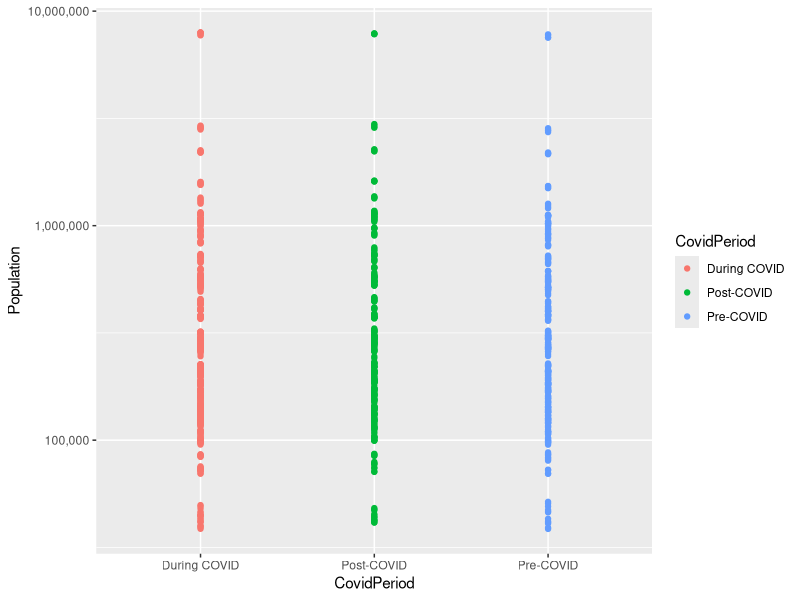
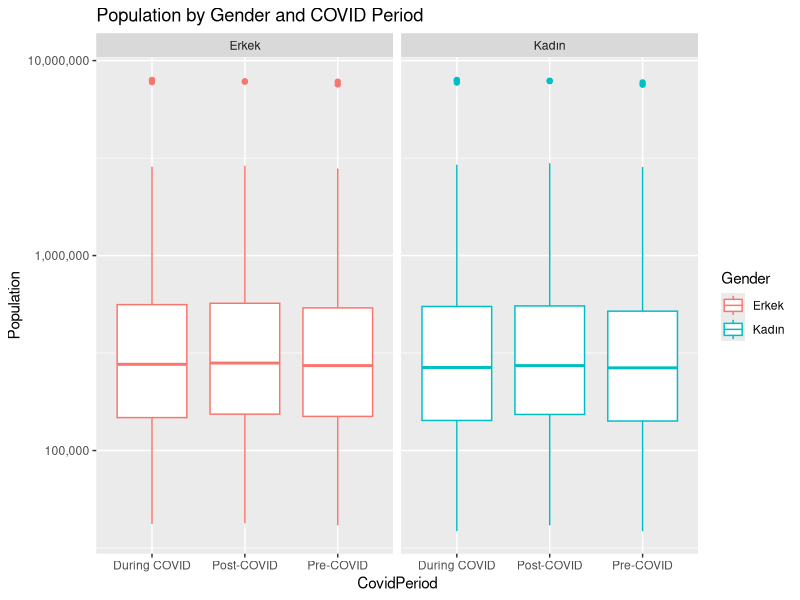
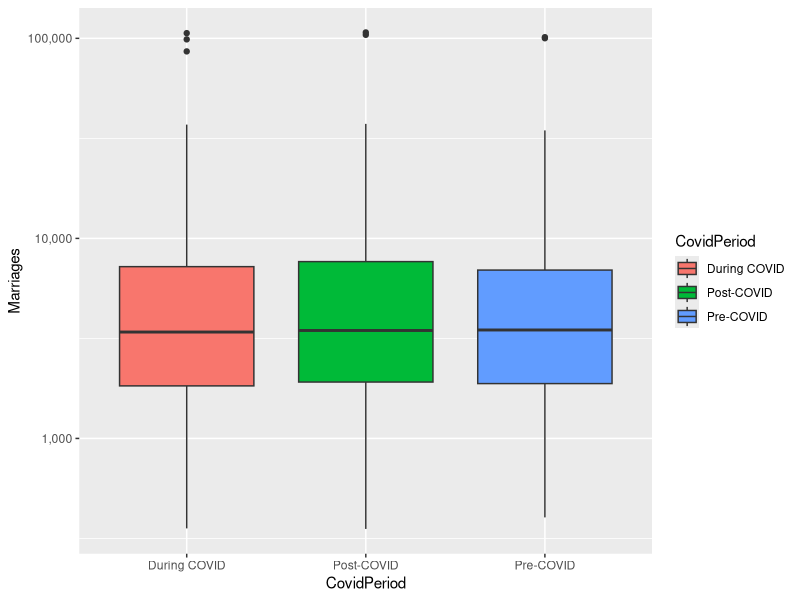

Source code (R) for these figures, in order: (Note: this script raises an error after producing the figures.)
## ---- chunk 1
#| message: false
#| warning: false
#| paged-print: false

#Getting the libraries needed
library(tidyverse)
library(readxl)
library(lubridate)
library(ggplot2)
library(scales)

#structuring the Columns to include the new periods
add_covid_period <- function(df) {
  df %>% mutate(CovidPeriod = case_when(
    Year %in% 2018:2019 ~ "Pre-COVID",
    Year %in% 2020:2022 ~ "During COVID",
    Year %in% 2023:2024 ~ "Post-COVID",
    TRUE ~ NA_character_
  ))
}
## ---- chunk 2
#| echo: true
#| message: false
#| warning: false
#| paged-print: false
population_data <- read_excel("Data/population.xls")
population_data <- add_covid_period(population_data)
head(population_data)

## ---- chunk 3
#| echo: true
#| message: false
#| warning: false
#| paged-print: false
marriages_data <- read_excel("Data/marriages.xlsx")
marriages_data <- add_covid_period(marriages_data)
head(marriages_data)
## ---- chunk 4
#| echo: true
#| message: false
#| warning: false
#| paged-print: false
marriages_age_data <- read_excel("Data/marriages_age.xlsx")
marriages_age_data <- add_covid_period(marriages_age_data)
head(marriages_age_data)
## ---- chunk 5
#| echo: true
#| message: false
#| warning: false
#| paged-print: false
births_data <- read_excel("Data/births.xlsx")
births_data <- add_covid_period(births_data)
head(births_data)
## ---- chunk 6
#| echo: true
#| message: false
#| warning: false
#| paged-print: false
fertility_data <- read_excel("Data/fertility.xlsx")
fertility_data <- add_covid_period(fertility_data)
head(fertility_data)
## ---- chunk 7
#| echo: true
#| message: false
#| warning: false
#| paged-print: false
deaths_data <- read_excel("Data/deaths.xlsx")
deaths_data <- add_covid_period(deaths_data)
head(deaths_data)
## ---- chunk 8
#| echo: true
#| message: false
#| warning: false
#| paged-print: false
employment_data <- read_excel("Data/employment.xlsx")
employment_data <- add_covid_period(employment_data)
head(employment_data)

## ---- chunk 9
#| echo: true
#| message: false
#| warning: false
#| paged-print: false
export_data <- read_excel("Data/export.xlsx")
export_data <- add_covid_period(export_data)
head(export_data)
## ---- chunk 10
#| echo: true
#| message: false
#| warning: false
#| paged-print: false
import_data <- read_excel("Data/import.xlsx")
import_data <- add_covid_period(import_data)
head(import_data)
## ---- chunk 11
#| echo: true
#| message: false
#| warning: false
#| paged-print: false
population_summary <- population_data %>%
  group_by(CovidPeriod) %>% 
  summarise(MeanPopulation = sum(Population, na.rm = TRUE)/(n()/162), Count = n())
print(population_summary)

## ---- chunk 12
#| echo: true
#| message: false
#| warning: false
#| paged-print: false

ggplot(population_data, aes(x = CovidPeriod, y = Population, col = CovidPeriod)) +
  geom_point() + scale_y_log10(labels = comma) 
  labs(title = "Population Distribution by COVID Period")



## ---- chunk 13
#| echo: true
#| message: false
#| warning: false
#| paged-print: false

ggplot(population_data, aes(x = CovidPeriod, y = Population, col = Gender)) +
  geom_boxplot() + scale_y_log10(labels = comma) +
  facet_wrap(~Gender) +
  labs(title = "Population by Gender and COVID Period")
## ---- chunk 14
#| echo: true
#| message: false
#| warning: false
#| paged-print: false
marriage_summary <- na.omit(marriages_data) %>%
  group_by(CovidPeriod) %>%
  summarise(MeanMarriages = mean(Marriages, na.rm = TRUE)/(n()/81), Count = n())
print(marriage_summary)
## ---- chunk 15
#| echo: true
#| message: false
#| warning: false
#| paged-print: false
ggplot(na.omit(marriages_data), aes(x = CovidPeriod, y = Marriages, fill = CovidPeriod)) +
  geom_boxplot() + scale_y_log10(labels=comma)
  labs(title = "Marriage Count by COVID Period")
## ---- chunk 16
#| echo: true
#| message: false
#| warning: false
#| paged-print: false
ggplot(na.omit(marriages_age_data), aes(x = Gender, y = Average_Marriage_Age, fill = Gender)) +
  geom_boxplot() +
  facet_wrap(~CovidPeriod) +
  labs(title = "Average Marriage Age by Gender and COVID Period")

## ---- chunk 17
#| echo: true
#| message: false
#| warning: false
#| paged-print: false
birth_summary <- births_data %>%
  group_by(CovidPeriod) %>%
  summarise(TotalBirths = sum(Births, na.rm = TRUE), Count = n())
print(birth_summary)
## ---- chunk 18
#| echo: true
#| message: false
#| warning: false
#| paged-print: false
ggplot(births_data, aes(x = CovidPeriod, y = Births, fill = Gender_Baby)) +
  geom_boxplot() + scale_y_log10(labels = comma) +
  facet_wrap(~Gender_Baby) +
  labs(title = "Births by Baby Gender and COVID Period")
## ---- chunk 19
#| echo: true
#| message: false
#| warning: false
#| paged-print: false
ggplot(na.omit(fertility_data), aes(x = CovidPeriod, y = Fertility_Rate, col = CovidPeriod)) +
  geom_point(size=5) +
  labs(title = "Fertility by COVID Period")
## ---- chunk 20
#| echo: true
#| message: false
#| warning: false
#| paged-print: false
death_summary <- deaths_data %>%
  group_by(CovidPeriod) %>%
  summarise(TotalDeaths = sum(Deaths_Amount, na.rm = TRUE), Count = n())
print(death_summary)

## ---- chunk 21
#| echo: true
#| message: false
#| warning: false
#| paged-print: false
ggplot(deaths_data, aes(x = CovidPeriod, y = Deaths_Amount, fill = Gender)) +
  geom_boxplot() + scale_y_log10(labels = comma)+
  facet_wrap(~Gender) +
  labs(title = "Deaths by Gender and COVID Period")


## ---- chunk 22
#| echo: true
#| message: false
#| warning: false
#| paged-print: false
ggplot(deaths_data, aes(x = Death_Reason, y = Deaths_Amount, col = Death_Reason)) +
  geom_point() +
  facet_wrap(~CovidPeriod) +
  labs(title = "Cause of Deaths by COVID Period") + theme(legend.position = "bottom")
## ---- chunk 23
#| echo: true
#| message: false
#| warning: false
#| paged-print: false
employment_summary <- na.omit(employment_data) %>%
  group_by(CovidPeriod) %>%
  summarise(MeanEmployment = mean(Employment_Rate, na.rm = TRUE), Count = n())
print(employment_summary)


## ---- chunk 24
#| echo: true
#| message: false
#| warning: false
#| paged-print: false
ggplot(na.omit(employment_data), aes(x = CovidPeriod, y = Employment_Rate, col = Gender)) +
  geom_point() +
  facet_wrap(~Status) +
  labs(title = "Employment Rate by Gender, Marital Status and COVID Period")
## ---- chunk 25
#| echo: true
#| message: false
#| warning: false
#| paged-print: false
export_summary <- na.omit(export_data) %>%
  group_by(CovidPeriod) %>%
  summarise(MeanExport = mean(Export, na.rm = TRUE), Count = n())
print(export_summary)


## ---- chunk 26
#| echo: true
#| message: false
#| warning: false
#| paged-print: false
import_summary <- na.omit(import_data) %>%
  group_by(CovidPeriod) %>%
  summarise(MeanImport = mean(Import, na.rm = TRUE), Count = n())
print(import_summary)

## ---- chunk 27
#| echo: true
#| message: false
#| warning: false
#| paged-print: false
ggplot(na.omit(export_data), aes(x = CovidPeriod, y = Export, fill = CovidPeriod)) +
  geom_boxplot() + scale_y_log10(labels = comma) +
  labs(title = "Export Amount by COVID Period")


## ---- chunk 28
#| echo: true
#| message: false
#| warning: false
#| paged-print: false
ggplot(na.omit(import_data), aes(x = CovidPeriod, y = Import, fill = CovidPeriod)) +
  geom_boxplot() + scale_y_log10 (labels = comma) +
  labs(title = "Import Amount by COVID Period")
